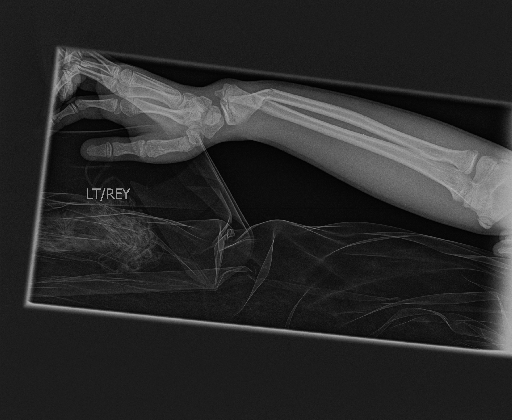
#> input picture imagens/antebraco_artefatos.png, 512 x 420 px; its folder holds only this picture in this run
$ python main.py
#> lines starting #> are read from the running program, lines starting #| are printed output that depends on the picture
### src/util.py
from pathlib import Path

import numpy as np
from PIL import Image


# Carrega em cinza
def carregar_cinza(caminho: str | Path) -> np.ndarray:
    with Image.open(caminho) as im:
        return np.asarray(im.convert("L"), dtype=np.uint8)


# Salva PNG
def salvar(imagem: np.ndarray, caminho: str | Path) -> None:
    caminho = Path(caminho)
    caminho.parent.mkdir(parents=True, exist_ok=True)
    Image.fromarray(imagem.astype(np.uint8)).save(caminho)


# Histograma
def histograma_manual(imagem: np.ndarray) -> np.ndarray:
    hist = np.zeros(256, dtype=np.int64)
    for nivel in range(256):
        hist[nivel] = np.sum(imagem == nivel)
    return hist

### src/ruido.py
import numpy as np


# Ruído gaussiano
def ruido_gaussiano(imagem: np.ndarray, sigma: float = 15.0,
                    semente: int = 42) -> np.ndarray:
    rng = np.random.default_rng(semente)
    ruido = rng.normal(0.0, sigma, size=imagem.shape)
    saida = imagem.astype(np.float64) + ruido
    return np.clip(saida, 0, 255).astype(np.uint8)

### src/operacoes_pontuais.py
import numpy as np


# Equalização de histograma
def equalizacao_histograma(imagem: np.ndarray) -> np.ndarray:
    img = imagem.astype(np.uint8)

    histograma = np.zeros(256, dtype=np.int64)
    for nivel in range(256):
        histograma[nivel] = np.sum(img == nivel)

    cdf = np.zeros(256, dtype=np.int64)
    acumulado = 0
    for nivel in range(256):
        acumulado += histograma[nivel]
        cdf[nivel] = acumulado

    total_pixels = img.size
    cdf_min = cdf[cdf > 0][0]
    denominador = total_pixels - cdf_min
    if denominador == 0:
        return img.copy()

    mapa = np.round((cdf - cdf_min) / denominador * 255.0)
    mapa = np.clip(mapa, 0, 255).astype(np.uint8)
    return mapa[img]


# Correção gama
def correcao_gama(imagem: np.ndarray, gama: float, c: float = 1.0) -> np.ndarray:
    img = imagem.astype(np.float64) / 255.0
    saida = c * np.power(img, gama)
    saida = np.clip(saida * 255.0, 0, 255)
    return saida.astype(np.uint8)

### src/filtros_espaciais.py
import numpy as np


# Janelas k×k (apoio da convolução e da mediana)
def _janelas_deslizantes(imagem_pad: np.ndarray, k: int) -> np.ndarray:
    alt = imagem_pad.shape[0] - k + 1
    larg = imagem_pad.shape[1] - k + 1
    s0, s1 = imagem_pad.strides
    return np.lib.stride_tricks.as_strided(
        imagem_pad,
        shape=(alt, larg, k, k),
        strides=(s0, s1, s0, s1),
        writeable=False,
    )


# Convolução 2D
def convolucao2d(imagem: np.ndarray, kernel: np.ndarray) -> np.ndarray:
    k = kernel.shape[0]
    if kernel.shape[0] != kernel.shape[1] or k % 2 == 0:
        raise ValueError("Kernel deve ser quadrado e de tamanho ímpar.")

    kernel_rot = kernel[::-1, ::-1].astype(np.float64)
    borda = k // 2
    img = imagem.astype(np.float64)
    img_pad = np.pad(img, borda, mode="edge")
    janelas = _janelas_deslizantes(img_pad, k)
    return np.einsum("xyij,ij->xy", janelas, kernel_rot)


# Kernel gaussiano
def kernel_gaussiano(tamanho: int = 5, sigma: float = 1.0) -> np.ndarray:
    borda = tamanho // 2
    eixo = np.arange(-borda, borda + 1, dtype=np.float64)
    xx, yy = np.meshgrid(eixo, eixo)
    kernel = np.exp(-(xx ** 2 + yy ** 2) / (2.0 * sigma ** 2))
    return kernel / kernel.sum()


# Filtro gaussiano
def filtro_gaussiano(imagem: np.ndarray, tamanho: int = 5,
                     sigma: float = 1.0) -> np.ndarray:
    saida = convolucao2d(imagem, kernel_gaussiano(tamanho, sigma))
    return np.clip(saida, 0, 255).astype(np.uint8)


# Filtro da mediana
def filtro_mediana(imagem: np.ndarray, tamanho: int = 3) -> np.ndarray:
    if tamanho % 2 == 0:
        raise ValueError("Tamanho da janela deve ser ímpar.")
    borda = tamanho // 2
    img_pad = np.pad(imagem.astype(np.float64), borda, mode="edge")
    janelas = _janelas_deslizantes(img_pad, tamanho)
    alt, larg = imagem.shape
    planas = janelas.reshape(alt, larg, tamanho * tamanho)
    ordenadas = np.sort(planas, axis=2)
    mediana = ordenadas[:, :, (tamanho * tamanho) // 2]
    return np.clip(mediana, 0, 255).astype(np.uint8)


KERNEL_LAPLACIANO_4 = np.array([[0, -1,  0],
                                [-1, 4, -1],
                                [0, -1,  0]], dtype=np.float64)

KERNEL_LAPLACIANO_8 = np.array([[-1, -1, -1],
                                [-1,  8, -1],
                                [-1, -1, -1]], dtype=np.float64)


# Laplaciano somado à imagem
def realce_laplaciano(imagem: np.ndarray, peso: float = 1.0,
                      diagonais: bool = False) -> np.ndarray:
    kernel = KERNEL_LAPLACIANO_8 if diagonais else KERNEL_LAPLACIANO_4
    lap = convolucao2d(imagem, kernel)
    saida = imagem.astype(np.float64) + peso * lap
    return np.clip(saida, 0, 255).astype(np.uint8)


# High-boost
def filtro_high_boost(imagem: np.ndarray, k: float = 1.5,
                      tamanho: int = 5, sigma: float = 1.0) -> np.ndarray:
    img = imagem.astype(np.float64)
    suave = convolucao2d(imagem, kernel_gaussiano(tamanho, sigma))
    mascara = img - suave
    saida = img + k * mascara
    return np.clip(saida, 0, 255).astype(np.uint8)

### src/metricas.py
import numpy as np

from .filtros_espaciais import convolucao2d, kernel_gaussiano


# MSE
def mse(referencia: np.ndarray, avaliada: np.ndarray) -> float:
    ref = referencia.astype(np.float64)
    ava = avaliada.astype(np.float64)
    return float(np.mean((ref - ava) ** 2))


# PSNR
def psnr(referencia: np.ndarray, avaliada: np.ndarray,
         valor_maximo: float = 255.0) -> float:
    erro = mse(referencia, avaliada)
    if erro == 0:
        return float("inf")
    return float(10.0 * np.log10((valor_maximo ** 2) / erro))


# SSIM
def ssim(referencia: np.ndarray, avaliada: np.ndarray,
         valor_maximo: float = 255.0) -> float:
    x = referencia.astype(np.float64)
    y = avaliada.astype(np.float64)

    c1 = (0.01 * valor_maximo) ** 2
    c2 = (0.03 * valor_maximo) ** 2
    janela = kernel_gaussiano(11, 1.5)

    mu_x = convolucao2d(x, janela)
    mu_y = convolucao2d(y, janela)
    sigma_x2 = convolucao2d(x * x, janela) - mu_x ** 2
    sigma_y2 = convolucao2d(y * y, janela) - mu_y ** 2
    sigma_xy = convolucao2d(x * y, janela) - mu_x * mu_y

    numerador = (2.0 * mu_x * mu_y + c1) * (2.0 * sigma_xy + c2)
    denominador = (mu_x ** 2 + mu_y ** 2 + c1) * (sigma_x2 + sigma_y2 + c2)
    return float(np.mean(numerador / denominador))


# Contraste RMS
def contraste_rms(imagem: np.ndarray) -> float:
    return float(np.std(imagem.astype(np.float64)))

### src/pipeline.py
from dataclasses import dataclass, field

import numpy as np

from .operacoes_pontuais import correcao_gama, equalizacao_histograma
from .ruido import ruido_gaussiano
from .filtros_espaciais import (filtro_gaussiano, filtro_high_boost,
                                filtro_mediana, realce_laplaciano)

SIGMA_RUIDO = 15.0
SEMENTE = 42


@dataclass
# Guarda as etapas
class ResultadoPipeline:
    nome: str
    original: np.ndarray
    ruidosa: np.ndarray
    etapas: dict[str, np.ndarray] = field(default_factory=dict)

    @property
    def final(self) -> np.ndarray:
        return list(self.etapas.values())[-1]


# Config A: equalização + mediana + high-boost
def configuracao_a(original: np.ndarray) -> ResultadoPipeline:
    ruidosa = ruido_gaussiano(original, sigma=SIGMA_RUIDO, semente=SEMENTE)
    resultado = ResultadoPipeline("Config A (equaliza+mediana+high-boost)",
                                  original, ruidosa)
    equalizada = equalizacao_histograma(ruidosa)
    resultado.etapas["1. Equalização de histograma"] = equalizada
    suavizada = filtro_mediana(equalizada, tamanho=3)
    resultado.etapas["2. Filtro da mediana 3x3"] = suavizada
    agucada = filtro_high_boost(suavizada, k=1.2, tamanho=5, sigma=1.0)
    resultado.etapas["3. High-boost (k=1.2)"] = agucada
    return resultado


# Config B: gaussiano + gama + laplaciano
def configuracao_b(original: np.ndarray) -> ResultadoPipeline:
    ruidosa = ruido_gaussiano(original, sigma=SIGMA_RUIDO, semente=SEMENTE)
    resultado = ResultadoPipeline("Config B (gaussiano+gama+laplaciano)",
                                  original, ruidosa)
    suavizada = filtro_gaussiano(ruidosa, tamanho=5, sigma=1.0)
    resultado.etapas["1. Filtro gaussiano 5x5 (σ=1)"] = suavizada
    corrigida = correcao_gama(suavizada, gama=0.7)
    resultado.etapas["2. Correção gama (γ=0.7)"] = corrigida
    agucada = realce_laplaciano(corrigida, peso=0.8, diagonais=False)
    resultado.etapas["3. Laplaciano somado (peso=0.8)"] = agucada
    return resultado

### main.py
from pathlib import Path

import matplotlib
matplotlib.use("Agg")
import matplotlib.pyplot as plt

from src.metricas import contraste_rms, psnr, ssim
from src.pipeline import SIGMA_RUIDO, configuracao_a, configuracao_b
from src.util import carregar_cinza, histograma_manual, salvar

PASTA_IMAGENS = Path(__file__).parent / "imagens"
PASTA_RESULTADOS = Path(__file__).parent / "resultados"


# Processa uma imagem nas duas configs
def processar_imagem(caminho: Path) -> list[dict]:
    nome = caminho.stem
    original = carregar_cinza(caminho)
#> in carregar_cinza, im is the input picture: PIL image 512x420 RGB; min 1, max 189, mean 42.3
    linhas_metricas = []
    resultados = [configuracao_a(original), configuracao_b(original)]
#> after the loop in equalizacao_histograma, `for nivel in range(256):`: histograma = 256 values, max 12250 at index 0, min 0 at index 202, mean 840
#> the loop in equalizacao_histograma, `for nivel in range(256):` made 256 passes
#> acumulado on passes 1 to 3: 12250, 13623, 15108
#> after the loop in equalizacao_histograma, `for nivel in range(256):`: acumulado = 215040; cdf = 256 values from 12250 to 215040
#> in equalizacao_histograma, `cdf_min = cdf[cdf > 0][0]`: cdf_min = 12250
#> in equalizacao_histograma, `denominador = total_pixels - cdf_min`: denominador = 202790
#> in equalizacao_histograma, `mapa = np.round((cdf - cdf_min) / denominador * 255.0)`: mapa = 256 values from 0 to 255
#> in _janelas_deslizantes, `s0, s1 = imagem_pad.strides`: s0 = 4112; s1 = 8
#> in filtro_mediana, `mediana = ordenadas[:, :, (tamanho * tamanho) // 2]`:
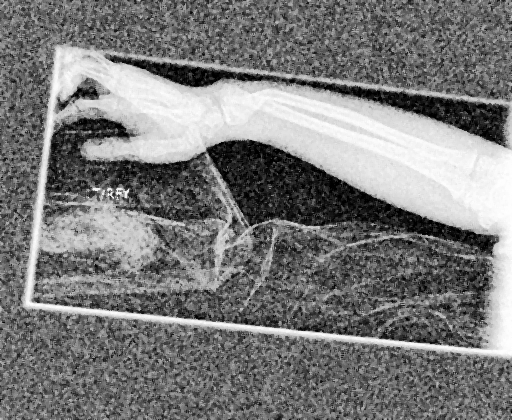
#> mediana: shape (420, 512) float64; min 0, max 255, mean 122.2
#> in convolucao2d, `kernel_rot = kernel[::-1, ::-1].astype(np.float64)`: kernel_rot = [[0.00297, 0.0133, 0.0219, 0.0133, 0.00297], [0.0133, 0.0596, 0.0983, 0.0596, 0.0133], [0.0219, 0.0983, 0.162, 0.0983, 0.0219], [0.0133, 0.0596, 0.0983, 0.0596, 0.0133], [0.00297, 0.0133, 0.0219, 0.0133, 0.00297]]
#> in convolucao2d, `img_pad = np.pad(img, borda, mode="edge")`:
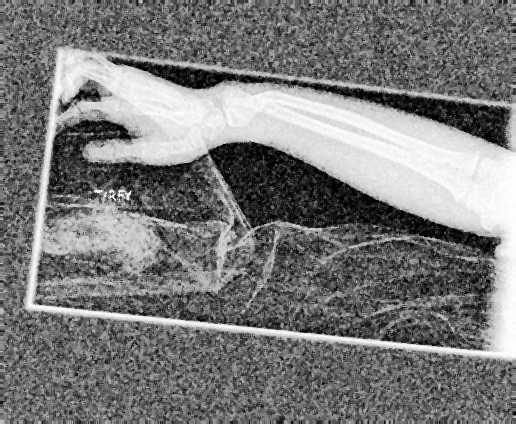
#> img_pad: shape (424, 516) float64; min 0, max 255, mean 122.2
#> call 2 of ruido_gaussiano, with sigma = 15, semente = 42
#> in ruido_gaussiano (call 2), `ruido = rng.normal(0.0, sigma, size=imagem.shape)`:
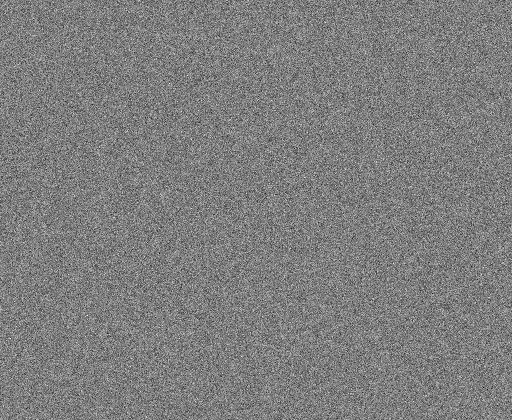
#> ruido: shape (420, 512) float64; min -73.92, max 75.11, mean 0; drawn with min black and max white
#> in correcao_gama, `saida = c * np.power(img, gama)`:
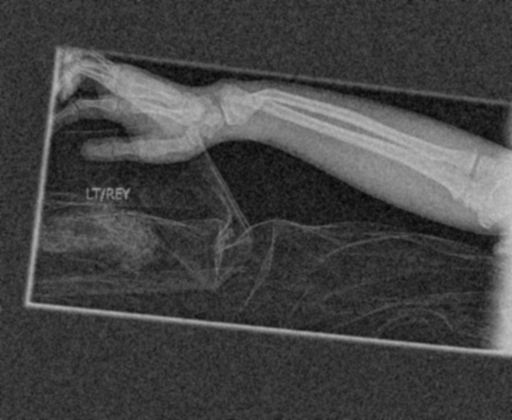
#> saida: shape (420, 512) float64; min 0.0207, max 0.768, mean 0.267
#> in realce_laplaciano, `saida = imagem.astype(np.float64) + peso * lap`:
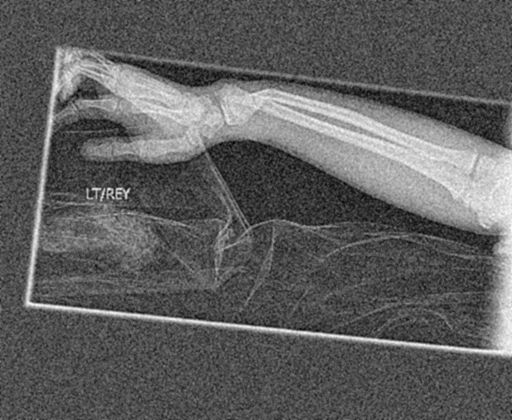
#> saida: shape (420, 512) float64; min -15.2, max 207.4, mean 67.5; drawn with min black and max white

    ruidosa = resultados[0].ruidosa
    linhas_metricas.append({
        "imagem": nome, "config": "-", "etapa": f"Ruidosa (sigma={SIGMA_RUIDO:g})",
        "psnr": psnr(original, ruidosa), "ssim": ssim(original, ruidosa),
        "contraste": contraste_rms(ruidosa),
    })
#> in psnr, `erro = mse(referencia, avaliada)`: erro = 207.2
#> in ssim, `numerador = (2.0 * mu_x * mu_y + c1) * (2.0 * sigma_xy + c2)`:
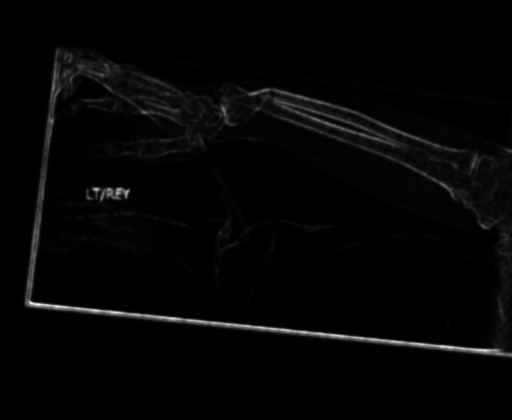
#> numerador: shape (420, 512) float64; min 4198, max 149142142.7, mean 2964366.6; drawn with min black and max white
    salvar(ruidosa, PASTA_RESULTADOS / nome / "00_ruidosa.png")
    salvar(original, PASTA_RESULTADOS / nome / "00_original.png")

    for rotulo, resultado in zip(["A", "B"], resultados):
        for i, (etapa, img) in enumerate(resultado.etapas.items(), start=1):
            arquivo = f"{rotulo}_{i}_{etapa.split('. ', 1)[1][:30]}.png"
            arquivo = (arquivo.replace(" ", "_").replace("=", "")
                       .replace("γ", "gama").replace("σ", "sigma"))
            salvar(img, PASTA_RESULTADOS / nome / arquivo)

        final = resultado.final
        linhas_metricas.append({
            "imagem": nome, "config": rotulo, "etapa": "Final",
            "psnr": psnr(original, final), "ssim": ssim(original, final),
            "contraste": contraste_rms(final),
        })
        gerar_figura_pipeline(nome, rotulo, resultado)

    gerar_figura_histogramas(nome, original, resultados)
    return linhas_metricas


# Figura das etapas
def gerar_figura_pipeline(nome, rotulo, resultado):
    imagens = [("Original", resultado.original),
               (f"Ruidosa (σ={SIGMA_RUIDO:g})", resultado.ruidosa)]
    imagens += list(resultado.etapas.items())

    fig, eixos = plt.subplots(1, len(imagens), figsize=(4 * len(imagens), 4.6))
    fig.suptitle(f"{nome} — {resultado.nome}", fontsize=13)
    for eixo, (titulo, img) in zip(eixos, imagens):
        eixo.imshow(img, cmap="gray", vmin=0, vmax=255)
        eixo.set_title(titulo, fontsize=9)
        eixo.axis("off")
    fig.tight_layout()
    fig.savefig(PASTA_RESULTADOS / nome / f"figura_pipeline_{rotulo}.png", dpi=130)
    plt.close(fig)


# Figura dos histogramas
def gerar_figura_histogramas(nome, original, resultados):
    series = [("Original", original),
              ("Ruidosa", resultados[0].ruidosa),
              ("Final A", resultados[0].final),
              ("Final B", resultados[1].final)]
    fig, eixos = plt.subplots(1, 4, figsize=(16, 3.4))
    fig.suptitle(f"{nome} — Histogramas", fontsize=13)
    for eixo, (titulo, img) in zip(eixos, series):
        eixo.bar(range(256), histograma_manual(img), width=1.0, color="#444")
        eixo.set_title(titulo, fontsize=10)
        eixo.set_xlim(0, 255)
    fig.tight_layout()
    fig.savefig(PASTA_RESULTADOS / nome / "figura_histogramas.png", dpi=130)
    plt.close(fig)


# Tabela PSNR / SSIM
def imprimir_tabela(linhas):
    cab = f"{'Imagem':<26}{'Config':<8}{'Etapa':<22}{'PSNR (dB)':>10}{'SSIM':>8}{'Contraste':>11}"
    print("\n" + cab)
    print("-" * len(cab))
    texto = [cab, "-" * len(cab)]
    for l in linhas:
        linha = (f"{l['imagem']:<26}{l['config']:<8}{l['etapa']:<22}"
                 f"{l['psnr']:>10.2f}{l['ssim']:>8.4f}{l['contraste']:>11.2f}")
        print(linha)
        texto.append(linha)
    (PASTA_RESULTADOS / "metricas.txt").write_text("\n".join(texto), encoding="utf-8")


# Entrada do programa
def main():
    extensoes = ("*.png", "*.jpg", "*.jpeg", "*.bmp")
    arquivos = sorted(a for ext in extensoes for a in PASTA_IMAGENS.glob(ext))
    if not arquivos:
        raise FileNotFoundError(str(PASTA_IMAGENS))

    todas_metricas = []
    for arquivo in arquivos:
        todas_metricas.extend(processar_imagem(arquivo))
#> the loop in processar_imagem, `for rotulo, resultado in zip(["A", "B"], resultados):` made 2 passes
#> (rotulo, erro in psnr, c1 in ssim, c2 in ssim) on passes 1 to 2: ('A', 9057.3, 6.5, 58.52), ('B', 750.4, 6.5, 58.52)
#> pass 1, in convolucao2d (call 10), `img_pad = np.pad(img, borda, mode="edge")`:
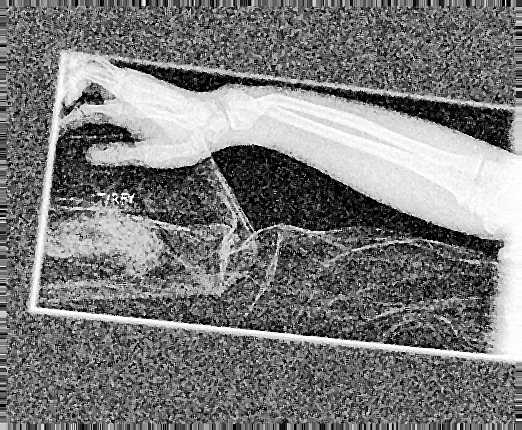
#> img_pad: shape (430, 522) float64; min 0, max 255, mean 122.3
#> after the loop in processar_imagem, `for rotulo, resultado in zip(["A", "B"], resultados):`: linhas_metricas = 3 items
#> the loop in gerar_figura_histogramas, `for eixo, (titulo, img) in zip(eixos, series):` made 4 passes
#> titulo on passes 1 to 4: 'Original', 'Ruidosa', 'Final A', 'Final B'
    imprimir_tabela(todas_metricas)
#> the loop in imprimir_tabela, `for l in linhas:` made 3 passes
#| antebraco_artefatos       -       Ruidosa (sigma=15)         24.97  0.3997      37.51
#| antebraco_artefatos       A       Final                       8.56  0.1375      73.45
#| antebraco_artefatos       B       Final                      19.38  0.4564      38.60
#> after the loop in imprimir_tabela, `for l in linhas:`: texto = 5 items


if __name__ == "__main__":
    main()

$ run again, on imagens/antebraco_bem_definido.png
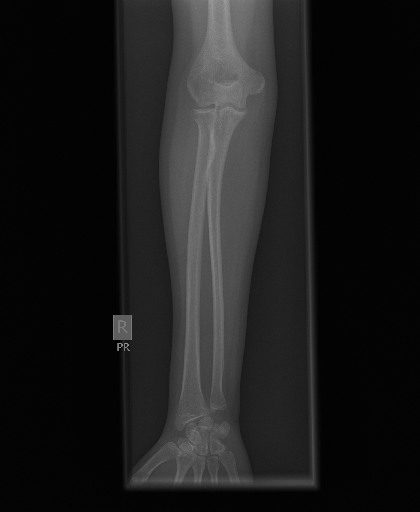
#> input picture imagens/antebraco_bem_definido.png, 420 x 512 px
#> in carregar_cinza, im is the input picture: PIL image 420x512 RGB; min 1, max 155, mean 27.8
#> after the loop in equalizacao_histograma, `for nivel in range(256):`: histograma = 256 values, max 53255 at index 0, min 0 at index 171, mean 840
#> the loop in equalizacao_histograma, `for nivel in range(256):` made 256 passes
#> acumulado on passes 1 to 3: 53255, 56585, 60025
#> after the loop in equalizacao_histograma, `for nivel in range(256):`: acumulado = 215040; cdf = 256 values from 53255 to 215040
#> cdf_min = 53255
#> in equalizacao_histograma, `denominador = total_pixels - cdf_min`: denominador = 161785
#> mapa = 256 values from 0 to 255
#> s0 = 3376; s1 = 8
#> kernel_rot = [[0.00297, 0.0133, 0.0219, 0.0133, 0.00297], [0.0133, 0.0596, 0.0983, 0.0596, 0.0133], [0.0219, 0.0983, 0.162, 0.0983, 0.0219], [0.0133, 0.0596, 0.0983, 0.0596, 0.0133], [0.00297, 0.0133, 0.0219, 0.0133, 0.00297]]
#> in realce_laplaciano, `saida = imagem.astype(np.float64) + peso * lap`:
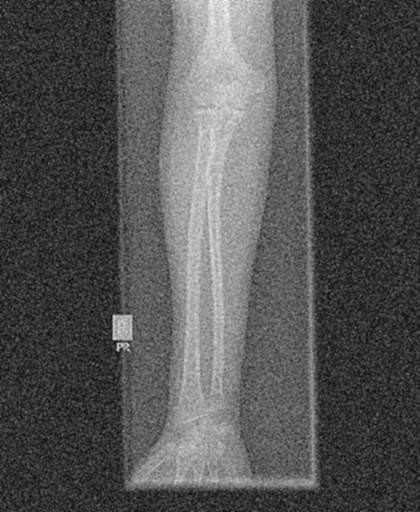
#> saida: shape (512, 420) float64; min -23.2, max 198.2, mean 49.7; drawn with min black and max white
#> erro = 161.7
#> the loop in processar_imagem, `for rotulo, resultado in zip(["A", "B"], resultados):` made 2 passes
#> (rotulo, erro in psnr, c1 in ssim, c2 in ssim) on passes 1 to 2: ('A', 7493.4, 6.5, 58.52), ('B', 608.7, 6.5, 58.52)
#> pass 1, in convolucao2d (call 10), `img_pad = np.pad(img, borda, mode="edge")`:
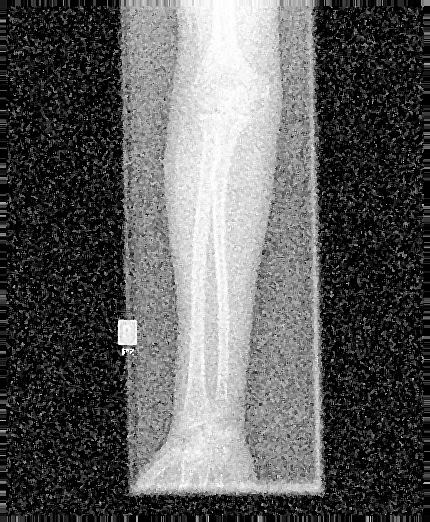
#> img_pad: shape (522, 430) float64; min 0, max 255, mean 91.3
#> after the loop in processar_imagem, `for rotulo, resultado in zip(["A", "B"], resultados):`: linhas_metricas = 3 items
#> the loop in gerar_figura_histogramas, `for eixo, (titulo, img) in zip(eixos, series):` made 4 passes
#> titulo on passes 1 to 4: 'Original', 'Ruidosa', 'Final A', 'Final B'
#> the loop in imprimir_tabela, `for l in linhas:` made 3 passes
#| antebraco_bem_definido    -       Ruidosa (sigma=15)         26.04  0.3223      33.80
#| antebraco_bem_definido    A       Final                       9.38  0.1064      85.23
#| antebraco_bem_definido    B       Final                      20.29  0.3073      40.49
#> after the loop in imprimir_tabela, `for l in linhas:`: texto = 5 items
